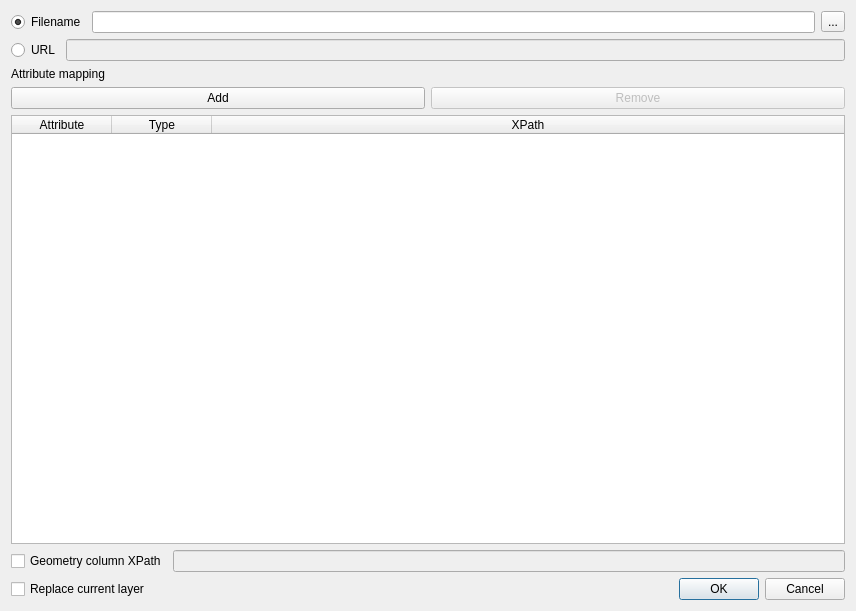
<?xml version="1.0" encoding="UTF-8"?>
<ui version="4.0">
 <class>CreationDialog</class>
 <widget class="QDialog" name="CreationDialog">
  <property name="geometry">
   <rect>
    <x>0</x>
    <y>0</y>
    <width>856</width>
    <height>611</height>
   </rect>
  </property>
  <property name="windowTitle">
   <string>Load Complex Features source</string>
  </property>
  <layout class="QVBoxLayout" name="verticalLayout">
   <item>
    <layout class="QHBoxLayout" name="horizontalLayout">
     <item>
      <widget class="QRadioButton" name="filenameRadio">
       <property name="text">
        <string>Filename</string>
       </property>
       <property name="checked">
        <bool>true</bool>
       </property>
      </widget>
     </item>
     <item>
      <widget class="QLineEdit" name="filenameText"/>
     </item>
     <item>
      <widget class="QToolButton" name="browseButton">
       <property name="text">
        <string>...</string>
       </property>
      </widget>
     </item>
    </layout>
   </item>
   <item>
    <layout class="QHBoxLayout" name="horizontalLayout_2">
     <item>
      <widget class="QRadioButton" name="urlRadio">
       <property name="text">
        <string>URL</string>
       </property>
      </widget>
     </item>
     <item>
      <widget class="QLineEdit" name="urlText">
       <property name="enabled">
        <bool>false</bool>
       </property>
      </widget>
     </item>
    </layout>
   </item>
   <item>
    <widget class="QLabel" name="label">
     <property name="text">
      <string>Attribute mapping</string>
     </property>
    </widget>
   </item>
   <item>
    <layout class="QHBoxLayout" name="horizontalLayout_3">
     <item>
      <widget class="QPushButton" name="addMappingBtn">
       <property name="text">
        <string>Add</string>
       </property>
      </widget>
     </item>
     <item>
      <widget class="QPushButton" name="removeMappingBtn">
       <property name="enabled">
        <bool>false</bool>
       </property>
       <property name="text">
        <string>Remove</string>
       </property>
      </widget>
     </item>
    </layout>
   </item>
   <item>
    <widget class="QTableWidget" name="attributeTable">
     <property name="selectionBehavior">
      <enum>QAbstractItemView::SelectRows</enum>
     </property>
     <attribute name="horizontalHeaderStretchLastSection">
      <bool>true</bool>
     </attribute>
     <column>
      <property name="text">
       <string>Attribute</string>
      </property>
     </column>
     <column>
      <property name="text">
       <string>Type</string>
      </property>
     </column>
     <column>
      <property name="text">
       <string>XPath</string>
      </property>
     </column>
    </widget>
   </item>
   <item>
    <layout class="QHBoxLayout" name="horizontalLayout_5">
     <item>
      <widget class="QCheckBox" name="geometryColumnCheck">
       <property name="text">
        <string>Geometry column XPath</string>
       </property>
      </widget>
     </item>
     <item>
      <widget class="QLineEdit" name="geometryColumnEdit">
       <property name="enabled">
        <bool>false</bool>
       </property>
      </widget>
     </item>
    </layout>
   </item>
   <item>
    <layout class="QHBoxLayout" name="horizontalLayout_4">
     <item>
      <widget class="QCheckBox" name="replaceLayerChck">
       <property name="text">
        <string>Replace current layer</string>
       </property>
      </widget>
     </item>
     <item>
      <spacer name="horizontalSpacer">
       <property name="orientation">
        <enum>Qt::Horizontal</enum>
       </property>
       <property name="sizeHint" stdset="0">
        <size>
         <width>40</width>
         <height>20</height>
        </size>
       </property>
      </spacer>
     </item>
     <item>
      <widget class="QDialogButtonBox" name="buttonBox">
       <property name="orientation">
        <enum>Qt::Horizontal</enum>
       </property>
       <property name="standardButtons">
        <set>QDialogButtonBox::Cancel|QDialogButtonBox::Ok</set>
       </property>
      </widget>
     </item>
    </layout>
   </item>
  </layout>
 </widget>
 <resources/>
 <connections>
  <connection>
   <sender>buttonBox</sender>
   <signal>accepted()</signal>
   <receiver>CreationDialog</receiver>
   <slot>accept()</slot>
   <hints>
    <hint type="sourcelabel">
     <x>248</x>
     <y>254</y>
    </hint>
    <hint type="destinationlabel">
     <x>157</x>
     <y>274</y>
    </hint>
   </hints>
  </connection>
  <connection>
   <sender>buttonBox</sender>
   <signal>rejected()</signal>
   <receiver>CreationDialog</receiver>
   <slot>reject()</slot>
   <hints>
    <hint type="sourcelabel">
     <x>316</x>
     <y>260</y>
    </hint>
    <hint type="destinationlabel">
     <x>286</x>
     <y>274</y>
    </hint>
   </hints>
  </connection>
  <connection>
   <sender>filenameRadio</sender>
   <signal>toggled(bool)</signal>
   <receiver>filenameText</receiver>
   <slot>setEnabled(bool)</slot>
   <hints>
    <hint type="sourcelabel">
     <x>55</x>
     <y>22</y>
    </hint>
    <hint type="destinationlabel">
     <x>411</x>
     <y>23</y>
    </hint>
   </hints>
  </connection>
  <connection>
   <sender>filenameRadio</sender>
   <signal>toggled(bool)</signal>
   <receiver>browseButton</receiver>
   <slot>setEnabled(bool)</slot>
   <hints>
    <hint type="sourcelabel">
     <x>55</x>
     <y>22</y>
    </hint>
    <hint type="destinationlabel">
     <x>733</x>
     <y>23</y>
    </hint>
   </hints>
  </connection>
  <connection>
   <sender>urlRadio</sender>
   <signal>toggled(bool)</signal>
   <receiver>urlText</receiver>
   <slot>setEnabled(bool)</slot>
   <hints>
    <hint type="sourcelabel">
     <x>38</x>
     <y>57</y>
    </hint>
    <hint type="destinationlabel">
     <x>409</x>
     <y>58</y>
    </hint>
   </hints>
  </connection>
  <connection>
   <sender>geometryColumnCheck</sender>
   <signal>toggled(bool)</signal>
   <receiver>geometryColumnEdit</receiver>
   <slot>setEnabled(bool)</slot>
   <hints>
    <hint type="sourcelabel">
     <x>110</x>
     <y>450</y>
    </hint>
    <hint type="destinationlabel">
     <x>286</x>
     <y>453</y>
    </hint>
   </hints>
  </connection>
 </connections>
</ui>
